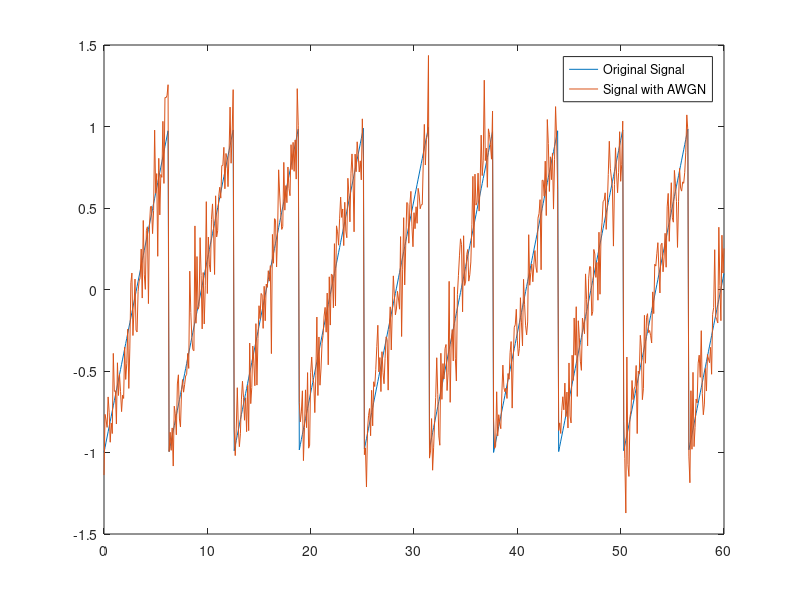
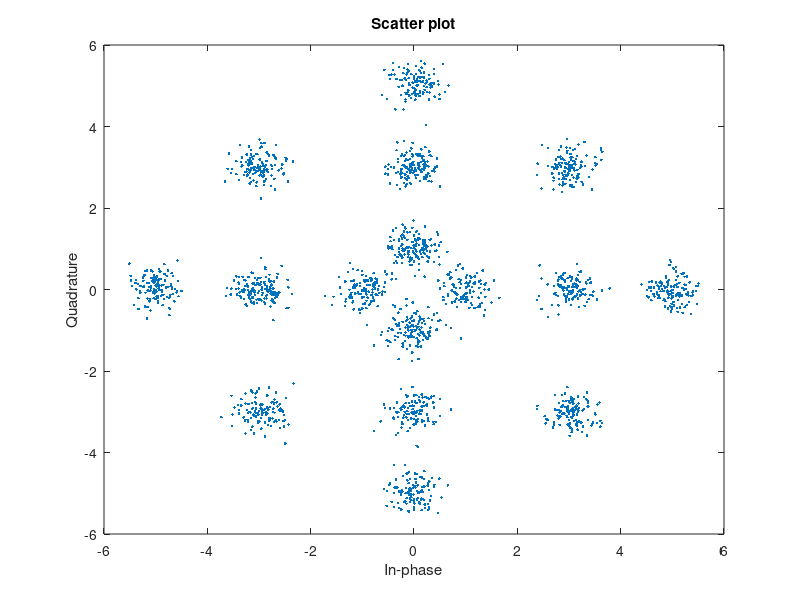

Write MATLAB code to recreate these figures, in order. (Note: this script raises an error after producing the figures.)
t = (0:0.1:60)';
x = sawtooth(t);
y = awgn(x,10,'measured');
plot(t,[x y])
legend('Original Signal','Signal with AWGN')
  


c = [-5 -5i 5 5i -3 -3-3i -3i 3-3i 3 3+3i 3i -3+3i -1 -1i 1 1i];
sigpower = pow2db(mean(abs(c).^2));
M = length(c);
data = randi([0 M-1],2000,1);
modData = genqammod(data,c);
rxSig = awgn(modData,20,sigpower);
h = scatterplot(rxSig);
hold on
scatterplot(c,[],[],'r*',h)
grid
hold off